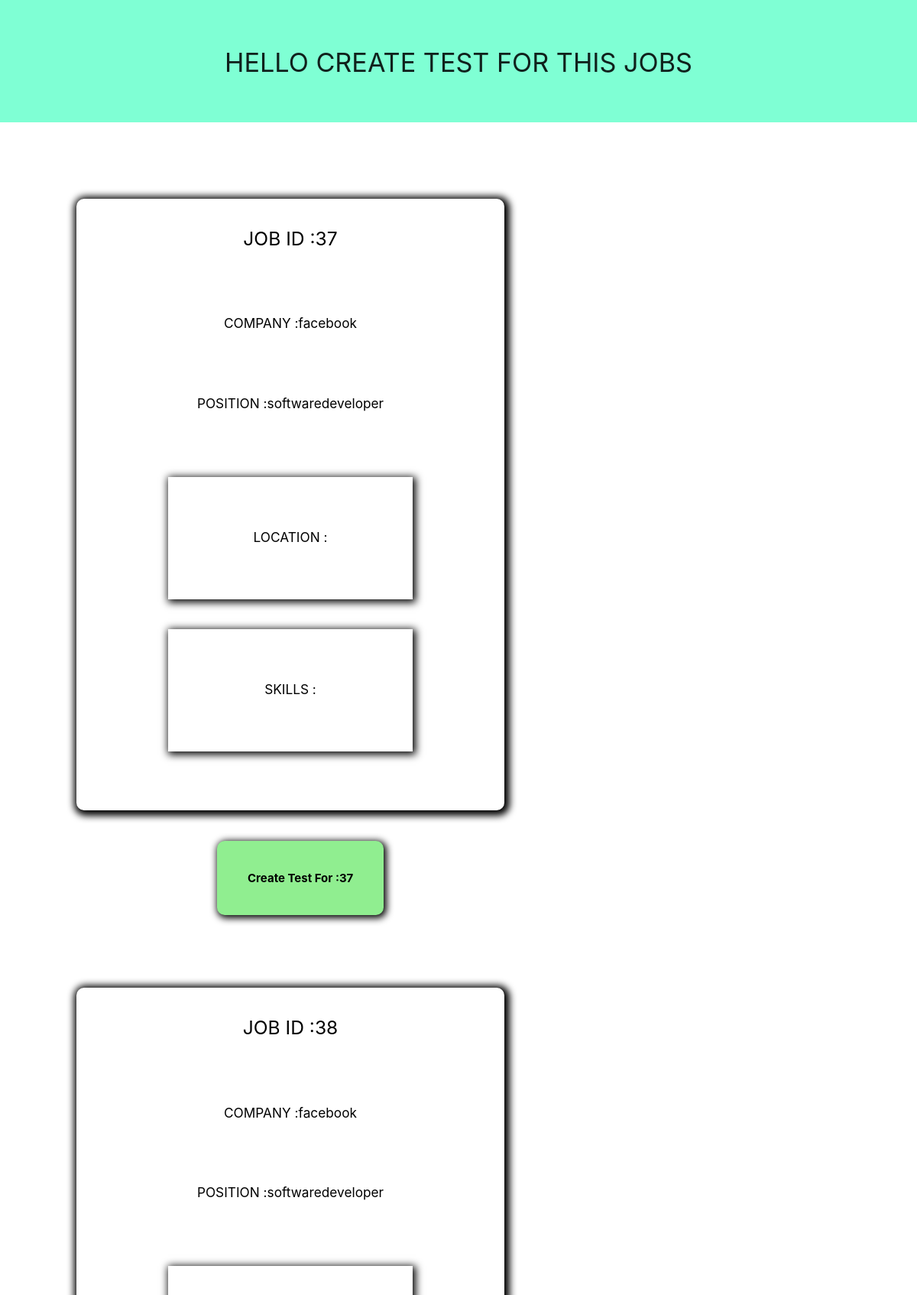
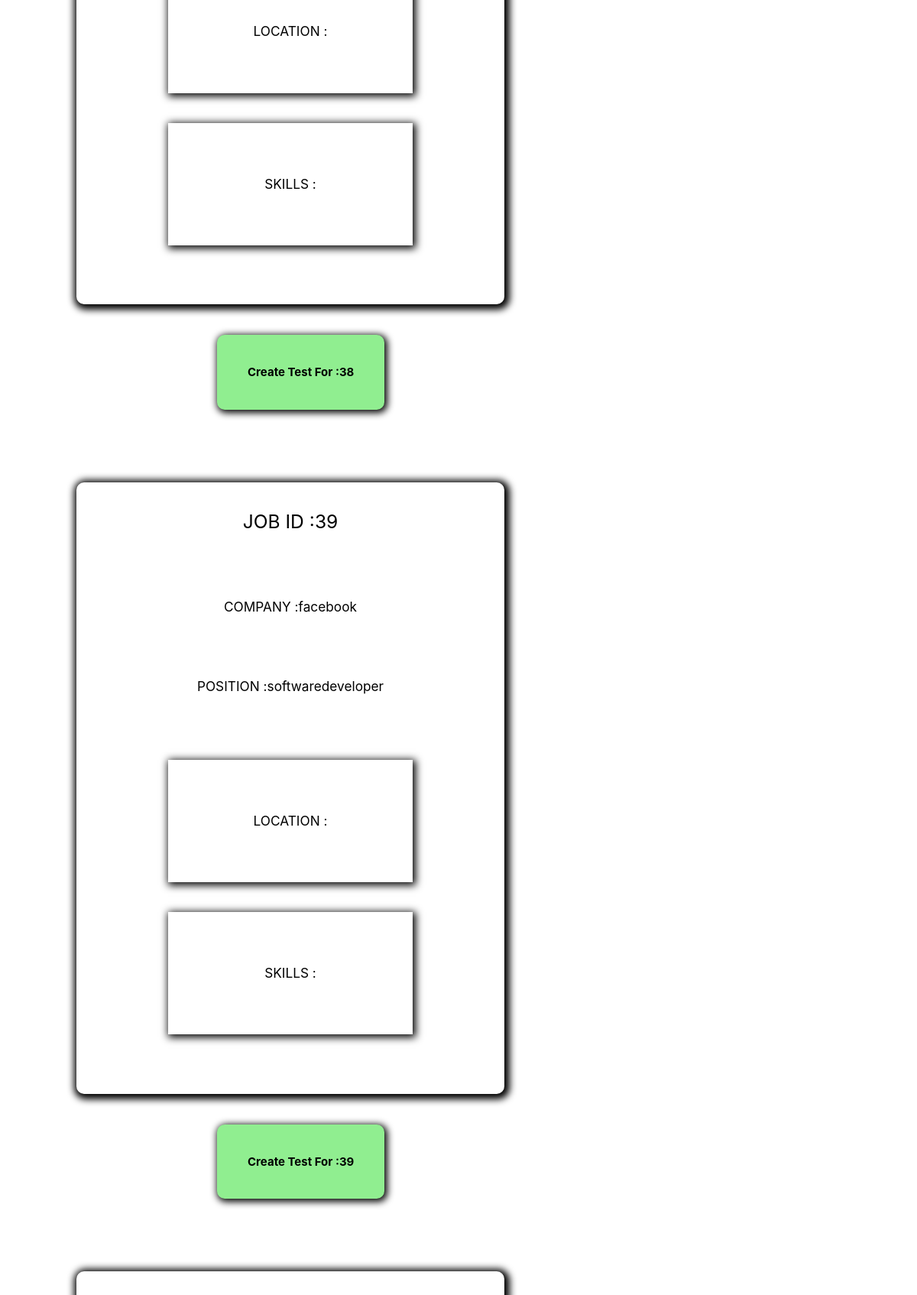
/hr_module/readytocreatetest.php (upper part), run on the app's committed database (2 pictures, top to bottom).
### tables this page shows
CREATE TABLE `jobs` (
  `jobid` int(11) NOT NULL,
  `jobname` char(40) DEFAULT NULL,
  `company` char(40) DEFAULT NULL,
  `address` char(60) DEFAULT NULL,
  `jobdetails` char(100) DEFAULT NULL,
  `skills` char(80) DEFAULT NULL,
  `experience` char(20) DEFAULT NULL,
  `salary` char(10) DEFAULT NULL,
  `adminname` char(20) DEFAULT NULL,
  `hrname` char(20) DEFAULT NULL
);

### hr_module/readytocreatetest.php (the view, shortened to what this page needs)
<html>
    <head>
        <link href="readytocreatecss.css" rel="stylesheet">
        <link rel="stylesheet" href="https://cdnjs.cloudflare.com/ajax/libs/materialize/1.0.0/css/materialize.min.css">
    </head>
    <body>
        <?php
        $connect = mysqli_connect("localhost", "root", "", "admin")or die(mysqli_error($connect));
        $query = "select * from jobs ";
        $exec = mysqli_query($connect, $query) or die(mysqli_error($connect));
        ?>
        <div style="text-align: center" class="heading"> <h4><?php echo "hello ". $_SESSION['hr_name']." create test for this jobs"; ?></h4>
        </div>
        <div class="job-body">
            <?php while ($row = mysqli_fetch_array($exec)) { ?>
                <div class="job-container">
                    <div class="job">
                        <h5 class="jobid">JOB ID :<?php echo $row[0]; ?></h1></br>
                        <h6 class="company">COMPANY :<?php echo $row[2]; ?></h1></br>
                        <h6 class="jobname">POSITION :<?php echo $row[1]; ?></h2></br>
                        <h6 class="location">LOCATION :<?php echo $row[3]; ?></h3</br>
                        <h6 class="skills">SKILLS :<?php echo $row[5]; ?></h4></br>
                    </div>
                    <form action ="createTest.php" >
                        <button class="button"  name="jobid" onclick="namechange(this.id)" value="on" > Create test <?php echo "for :" . $row[0]; ?> </button>
                    </form>
                </div>
            <?php } ?>
        </div>
    </body>
</html>

### hr_module/readytocreatecss.css (style rules this page uses)
.job-body { margin: 0px; padding: 40px; display: flex; flex-direction: row; flex-wrap: wrap; justify-content: space-between; color: black; margin: 20px; border-radius: 20px; }
.job { padding: 0px 40px; box-shadow: 2px 2px 10px 5px black; height: 100vh; width: 70vh; border-radius: 10px; scrollbar-color: unset ; display: flex; flex-direction: column; justify-content: space-evenly; align-content: center; align-items: center; color: black; margin: 40px; }
.job-container { margin-bottom: 40px; }
.job-container button { margin-left: 35%; }
.skills { display: flex; width: 40vh; height: 20vh; overflow:scroll; text-align: center; flex-direction: row; flex-wrap: wrap; justify-content: space-around; align-content: center; align-items: center; margin: 10px; box-sizing: border-box; box-shadow: 2px 2px 10px 2px black; }
.heading { height: 20vh; background-color: aquamarine; text-align: center; text-transform: uppercase; padding-top: 40px; }
.location { width: 40vh; height: 20vh; text-overflow:scroll; box-sizing: border-box; box-shadow: 2px 2px 10px 2px black; display: flex; align-items: center; justify-content: space-around; align-content: space-around; overflow:scroll; text-align: center; }
.button { border: none; border-style: none; padding: 40px; background-color: lightgreen; background-position:100%; background-size:400%; transition: background 300ms ease-in-out; text-transform: capitalize; background-image: linear-gradient(45deg , #999 50% ,transparent ,transparent ,transparent ); box-shadow: 2px 2px 10px 2px black; color: black; font-weight: bolder; border-radius: 10px; }

### data on the page
jobs: jobid "37", company "facebook", jobname "softwaredeveloper"
jobs: jobid "38", company "facebook", jobname "softwaredeveloper"
jobs: jobid "39", company "facebook", jobname "softwaredeveloper"
